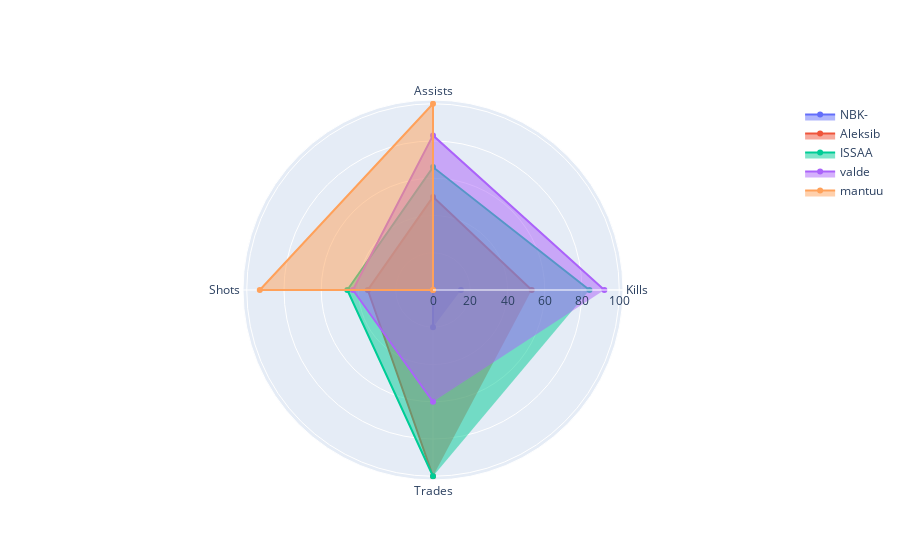
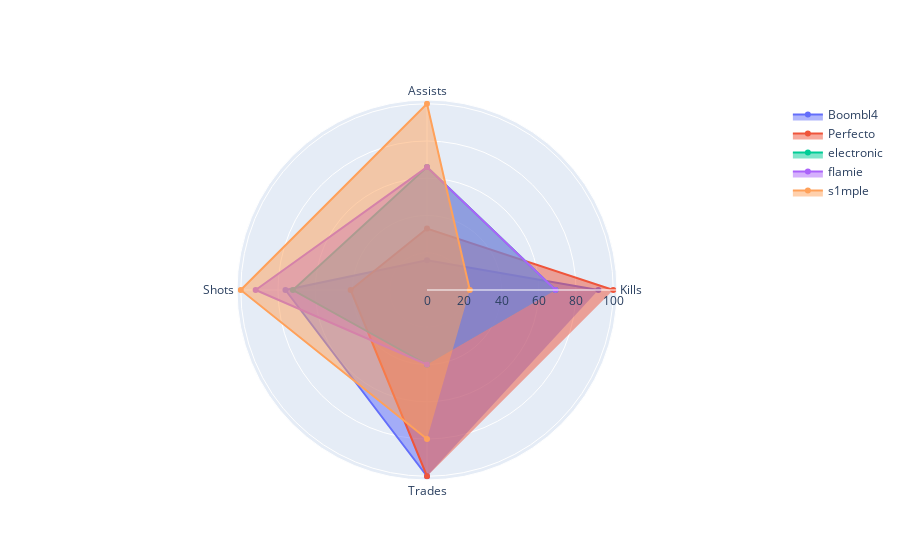

These figures' notebook cell, in order:
### Code cell
custom_theta = ["Kills", "Assists", "Shots", "Trades"]

fig = go.Figure()

unique_players = df.playerName.unique().tolist()

for player in unique_players[:5]:
    fig.add_trace(go.Scatterpolar(
        r= (df_players.query(f"playerName=='{player}'")[cats]).values.tolist()[0],

        theta=custom_theta,
        fill="toself",
        name=f"{player}"
    ))

    fig.update_layout(
    polar=dict(
        radialaxis=dict(
        visible=True
        ),
    ),
    showlegend=True
    )

fig.show()

fig = go.Figure()
for player in unique_players[5:]:
    fig.add_trace(go.Scatterpolar(
        r= (df_players.query(f"playerName=='{player}'")[cats]).values.tolist()[0],

        theta=custom_theta,
        fill="toself",
        name=f"{player}"
    ))

    fig.update_layout(
    polar=dict(
        radialaxis=dict(
        visible=True
        ),
    ),
    showlegend=True
    )

fig.show()

### Figure 1 — Plotly figure (JSON) as saved in the notebook; plotly's stock layout.template omitted (floating-point values rounded to 4 significant figures)
{"data": [{"fill": "toself", "name": "NBK-", "r": [15, 0, 0, 20], "theta": ["Kills", "Assists", "Shots", "Trades"], "type": "scatterpolar"}, {"fill": "toself", "name": "Aleksib", "r": [53, 50, 35, 100], "theta": ["Kills", "Assists", "Shots", "Trades"], "type": "scatterpolar"}, {"fill": "toself", "name": "ISSAA", "r": [84, 66, 46, 100], "theta": ["Kills", "Assists", "Shots", "Trades"], "type": "scatterpolar"}, {"fill": "toself", "name": "valde", "r": [92, 83, 43, 60], "theta": ["Kills", "Assists", "Shots", "Trades"], "type": "scatterpolar"}, {"fill": "toself", "name": "mantuu", "r": [0, 100, 93, 0], "theta": ["Kills", "Assists", "Shots", "Trades"], "type": "scatterpolar"}], "layout": {"polar": {"radialaxis": {"visible": true}}, "showlegend": true}}

### Figure 2 — Plotly figure (JSON) as saved in the notebook; plotly's stock layout.template omitted (floating-point values rounded to 4 significant figures)
{"data": [{"fill": "toself", "name": "Boombl4", "r": [92, 16, 76, 100], "theta": ["Kills", "Assists", "Shots", "Trades"], "type": "scatterpolar"}, {"fill": "toself", "name": "Perfecto", "r": [100, 33, 41, 100], "theta": ["Kills", "Assists", "Shots", "Trades"], "type": "scatterpolar"}, {"fill": "toself", "name": "electronic", "r": [69, 66, 72, 40], "theta": ["Kills", "Assists", "Shots", "Trades"], "type": "scatterpolar"}, {"fill": "toself", "name": "flamie", "r": [69, 66, 92, 40], "theta": ["Kills", "Assists", "Shots", "Trades"], "type": "scatterpolar"}, {"fill": "toself", "name": "s1mple", "r": [23, 100, 100, 80], "theta": ["Kills", "Assists", "Shots", "Trades"], "type": "scatterpolar"}], "layout": {"polar": {"radialaxis": {"visible": true}}, "showlegend": true}}
